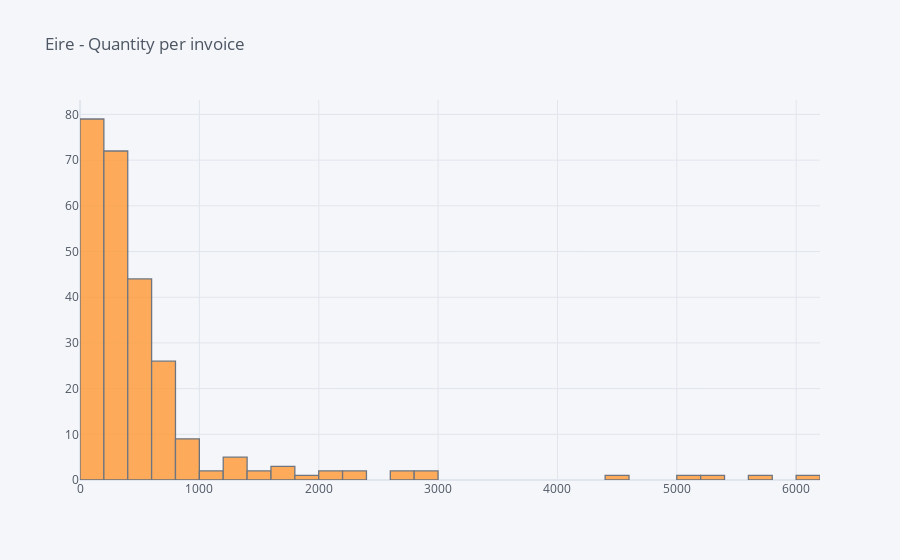

The notebook cell this image was saved under:
### Code cell
# Irlanda, Alemania y Holanda

eire = df[df.Country=='EIRE']
eire = eire.groupby('InvoiceNo').sum()
display(eire.head())

eire = eire[['Quantity']]
eire.iplot(kind='hist', title='Eire - Quantity per invoice')

### Figure 1 — Plotly figure (JSON) as saved in the notebook; plotly's stock layout.template omitted (floating-point values rounded to 4 significant figures; data arrays with more than 128 entries replaced by an {"elided": "..."} marker saying what was removed)
{"data": [{"histfunc": "count", "histnorm": "", "marker": {"color": "rgba(255, 153, 51, 1.0)", "line": {"color": "#4D5663", "width": 1.3}}, "name": "Quantity", "opacity": 0.8, "orientation": "v", "type": "histogram", "x": {"elided": "256 int values"}}], "layout": {"barmode": "overlay", "legend": {"bgcolor": "#F5F6F9", "font": {"color": "#4D5663"}}, "paper_bgcolor": "#F5F6F9", "plot_bgcolor": "#F5F6F9", "title": {"font": {"color": "#4D5663"}, "text": "Eire - Quantity per invoice"}, "xaxis": {"gridcolor": "#E1E5ED", "showgrid": true, "tickfont": {"color": "#4D5663"}, "title": {"font": {"color": "#4D5663"}, "text": ""}, "zerolinecolor": "#E1E5ED"}, "yaxis": {"gridcolor": "#E1E5ED", "showgrid": true, "tickfont": {"color": "#4D5663"}, "title": {"font": {"color": "#4D5663"}, "text": ""}, "zerolinecolor": "#E1E5ED"}}}
